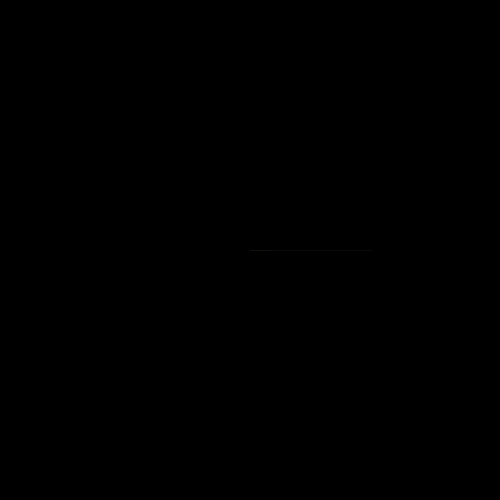
Frame 1 (no input)
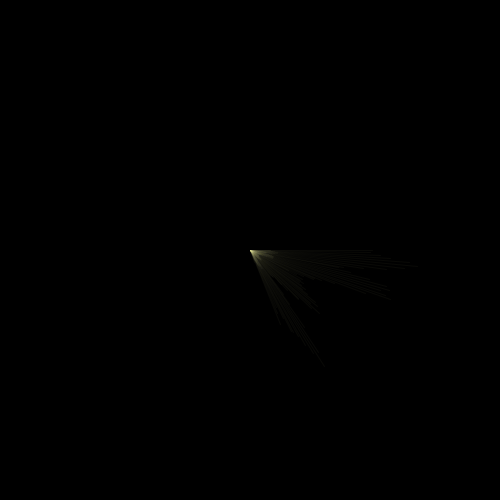
Frame 60 (the mouse pressed at the canvas centre just before this capture)
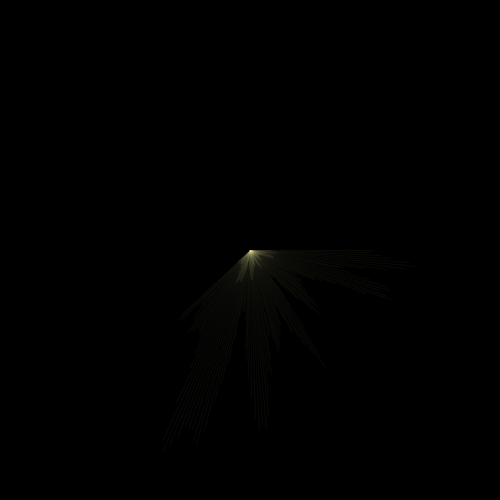
Frame 120 (the mouse held since frame 60 and released just before this capture)

The Processing sketch that drew these frames (run headless with seeded random() and noise(); from frame 60 on, the mouse is pressed at the canvas centre):

// Processing sketch: processing_178917
// ── processing_178917.pde


 float theta = 0;
 float rad;
 float al = 10;

void setup(){
 size(500, 500);
 smooth();
 frameRate(200);
 background(0);
 rad = random(10); 
  stroke(240, 240, 150, al);
}

void draw(){
  //for(int i = 100; i < width ; i += 100){
  star(width/2, height/2, 300, 300);
  star(width/2, height/2, 50, 50);
  //star(width/2, height/2, 100, 100);
  
  //star(random(500), i, 30);
  //star(i, random(500), mouseY);
  //}

}

void star(float xpos, float ypos, float xsize,float ysize){ 

 rad += 0.05;
 float x = xpos + ((noise(rad)*xsize)*cos(theta));
 float y = ypos + ((noise(rad)*ysize)*sin(theta));

 line( xpos, ypos, x, y);
// line(xpos+200, ypos+100, x, y);
// line(xpos-200, ypos-100, x, y);
// fill(100, 10);
 //ellipse(x, y, 10, 10);
 
 theta+=0.01;
 al += 0.01;
 if(al > 30){
   
   stroke(random(255), random(255), random(255), al);
   al = -1;
 }
 if(al<0){
   al = 1;
 }
}
